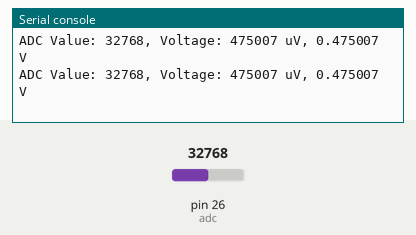
Simulated run of this program. Board: MicroPython board. Shown: the last lines printed to the serial console. Inputs (shaded band) come from the test bench; at power-on: pin 26 (adc) = 32768 (analog values on the 0–65535 scale).

Above: at 1.2 s.
1.3 s: pin 26 (adc) set to 45874
At 1.31 s:
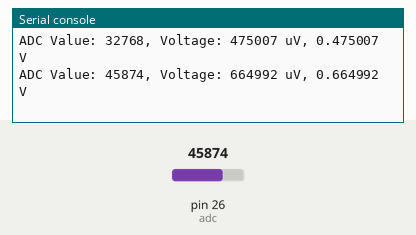
2.8 s: pin 26 (adc) set to 57670
At 2.82 s:
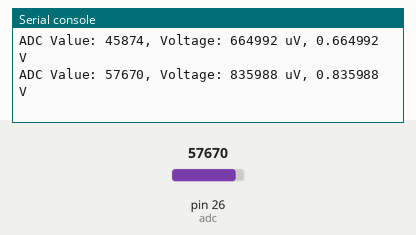
Timing chart, 0 to 5.8 s (numbered marks = the images above; inputs shaded):
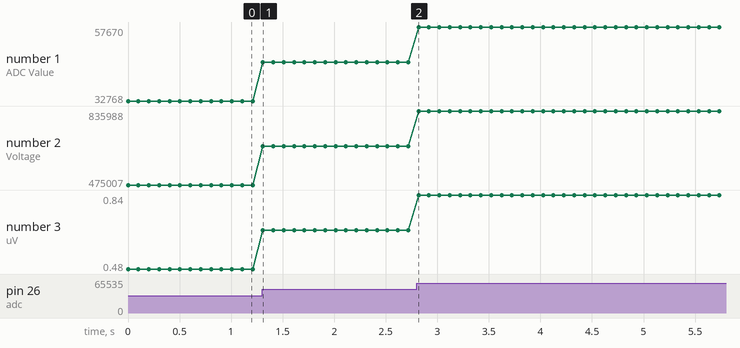

The program:

9_____ADC.py
```python
# 立创·庐山派-K230-CanMV开发板资料与相关扩展板软硬件资料官网全部开源
# 开发板官网：www.lckfb.com
# 技术支持常驻论坛，任何技术问题欢迎随时交流学习
# 立创论坛：www.jlc-bbs.com/lckfb
# 关注bilibili账号：【立创开发板】，掌握我们的最新动态！
# 不靠卖板赚钱，以培养中国工程师为己任
from machine import ADC
import time

# 实例化 ADC 通道 0，用于读取模拟信号的数字值
adc = ADC(0)

# 主循环，持续运行程序逻辑
while True:
    # 获取 ADC 通道 0 的采样值
    # ADC 采样值是一个无符号 16 位整数，范围为 0 到 65535
    adc_value = adc.read_u16()

    # 获取 ADC 通道 0 的电压值，单位为微伏（uV）
    adc_voltage_uv = adc.read_uv()

    # 将电压值从微伏转换为伏特（V）
    # 1 伏特 = 1,000,000 微伏
    adc_voltage_v = adc_voltage_uv / (1000 * 1000)

    # 打印采样值和电压值
    # 输出格式为 "ADC Value: <采样值>, Voltage: <微伏值> uV, <伏特值> V"
    print("ADC Value: %d, Voltage: %d uV, %.6f V" % (adc_value, adc_voltage_uv, adc_voltage_v))

    # 简单延时 100 毫秒，防止主循环运行速度过快
    time.sleep_ms(100)
```

Measured:
- after the input at 1.3 s, the serial console: prints a new line at once (image 1)
- after the input at 2.8 s, the serial console: prints a new line at once (image 2)
- plotted number 1: 32768 → 45874 after the input at 1.3 s, 45874 → 57670 after the input at 2.8 s
- plotted number 2: 475007 → 664992 after the input at 1.3 s, 664992 → 835988 after the input at 2.8 s
- plotted number 3: 0.48 → 0.66 after the input at 1.3 s, 0.66 → 0.84 after the input at 2.8 s
